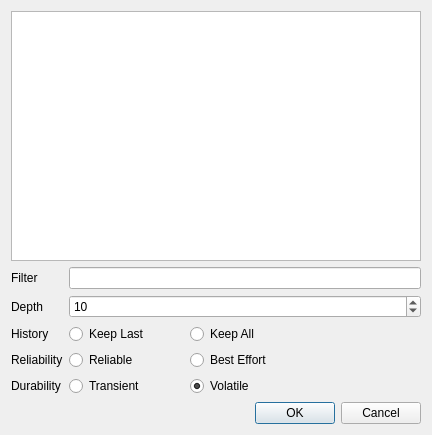
<?xml version="1.0" encoding="UTF-8"?>
<ui version="4.0">
 <class>TopicSelect</class>
 <widget class="QDialog" name="TopicSelect">
  <property name="geometry">
   <rect>
    <x>0</x>
    <y>0</y>
    <width>432</width>
    <height>435</height>
   </rect>
  </property>
  <property name="windowTitle">
   <string>Select Topic(s)</string>
  </property>
  <property name="modal">
   <bool>true</bool>
  </property>
  <layout class="QVBoxLayout" name="verticalLayout">
   <item>
    <widget class="QListWidget" name="topicList">
     <property name="sortingEnabled">
      <bool>true</bool>
     </property>
    </widget>
   </item>
   <item>
    <layout class="QFormLayout" name="formLayout">
     <property name="topMargin">
      <number>0</number>
     </property>
     <property name="bottomMargin">
      <number>0</number>
     </property>
     <item row="2" column="0">
      <widget class="QLabel" name="historyLabel">
       <property name="text">
        <string>History</string>
       </property>
      </widget>
     </item>
     <item row="2" column="1">
      <layout class="QHBoxLayout" name="historyHorizontalLayout">
       <property name="leftMargin">
        <number>0</number>
       </property>
       <item>
        <widget class="QRadioButton" name="historyKeepLastRadioButton">
         <property name="sizePolicy">
          <sizepolicy hsizetype="MinimumExpanding" vsizetype="Fixed">
           <horstretch>0</horstretch>
           <verstretch>0</verstretch>
          </sizepolicy>
         </property>
         <property name="text">
          <string>Keep Last</string>
         </property>
         <property name="checked">
          <bool>true</bool>
         </property>
        </widget>
       </item>
       <item>
        <widget class="QRadioButton" name="historyKeepAllRadioButton">
         <property name="sizePolicy">
          <sizepolicy hsizetype="MinimumExpanding" vsizetype="Fixed">
           <horstretch>0</horstretch>
           <verstretch>0</verstretch>
          </sizepolicy>
         </property>
         <property name="text">
          <string>Keep All</string>
         </property>
        </widget>
       </item>
       <item>
        <spacer name="historyHorizontalSpacer">
         <property name="orientation">
          <enum>Qt::Horizontal</enum>
         </property>
         <property name="sizeHint" stdset="0">
          <size>
           <width>40</width>
           <height>20</height>
          </size>
         </property>
        </spacer>
       </item>
      </layout>
     </item>
     <item row="3" column="0">
      <widget class="QLabel" name="reliabilityLabel">
       <property name="text">
        <string>Reliability</string>
       </property>
      </widget>
     </item>
     <item row="4" column="0">
      <widget class="QLabel" name="durabilityLabel">
       <property name="text">
        <string>Durability</string>
       </property>
      </widget>
     </item>
     <item row="3" column="1">
      <layout class="QHBoxLayout" name="reliabilityHorizontalLayout">
       <property name="leftMargin">
        <number>0</number>
       </property>
       <item>
        <widget class="QRadioButton" name="reliabilityReliableRadioButton">
         <property name="sizePolicy">
          <sizepolicy hsizetype="MinimumExpanding" vsizetype="Fixed">
           <horstretch>0</horstretch>
           <verstretch>0</verstretch>
          </sizepolicy>
         </property>
         <property name="text">
          <string>Reliable</string>
         </property>
         <property name="checked">
          <bool>true</bool>
         </property>
        </widget>
       </item>
       <item>
        <widget class="QRadioButton" name="reliabilityBestEffortRadioButton">
         <property name="sizePolicy">
          <sizepolicy hsizetype="MinimumExpanding" vsizetype="Fixed">
           <horstretch>0</horstretch>
           <verstretch>0</verstretch>
          </sizepolicy>
         </property>
         <property name="text">
          <string>Best Effort</string>
         </property>
        </widget>
       </item>
       <item>
        <spacer name="reliabilityHorizontalSpacer">
         <property name="orientation">
          <enum>Qt::Horizontal</enum>
         </property>
         <property name="sizeHint" stdset="0">
          <size>
           <width>40</width>
           <height>20</height>
          </size>
         </property>
        </spacer>
       </item>
      </layout>
     </item>
     <item row="4" column="1">
      <layout class="QHBoxLayout" name="durabilityHorizontalLayout">
       <property name="leftMargin">
        <number>0</number>
       </property>
       <item>
        <widget class="QRadioButton" name="durabilityTransientRadioButton">
         <property name="sizePolicy">
          <sizepolicy hsizetype="MinimumExpanding" vsizetype="Fixed">
           <horstretch>0</horstretch>
           <verstretch>0</verstretch>
          </sizepolicy>
         </property>
         <property name="text">
          <string>Transient</string>
         </property>
        </widget>
       </item>
       <item>
        <widget class="QRadioButton" name="durabilityVolatileRadioButton">
         <property name="sizePolicy">
          <sizepolicy hsizetype="MinimumExpanding" vsizetype="Fixed">
           <horstretch>0</horstretch>
           <verstretch>0</verstretch>
          </sizepolicy>
         </property>
         <property name="text">
          <string>Volatile</string>
         </property>
         <property name="checked">
          <bool>true</bool>
         </property>
        </widget>
       </item>
       <item>
        <spacer name="durabilityHorizontalSpacer">
         <property name="orientation">
          <enum>Qt::Horizontal</enum>
         </property>
         <property name="sizeHint" stdset="0">
          <size>
           <width>40</width>
           <height>20</height>
          </size>
         </property>
        </spacer>
       </item>
      </layout>
     </item>
     <item row="1" column="1">
      <widget class="QSpinBox" name="depthSpinBox">
       <property name="minimum">
        <number>1</number>
       </property>
       <property name="maximum">
        <number>100</number>
       </property>
       <property name="value">
        <number>10</number>
       </property>
      </widget>
     </item>
     <item row="1" column="0">
      <widget class="QLabel" name="depthLabel">
       <property name="text">
        <string>Depth</string>
       </property>
      </widget>
     </item>
     <item row="0" column="1">
      <widget class="QLineEdit" name="filterLineEdit"/>
     </item>
     <item row="0" column="0">
      <widget class="QLabel" name="filterLabel">
       <property name="text">
        <string>Filter</string>
       </property>
      </widget>
     </item>
    </layout>
   </item>
   <item>
    <widget class="QDialogButtonBox" name="acceptBox">
     <property name="orientation">
      <enum>Qt::Horizontal</enum>
     </property>
     <property name="standardButtons">
      <set>QDialogButtonBox::Cancel|QDialogButtonBox::Ok</set>
     </property>
    </widget>
   </item>
  </layout>
 </widget>
 <resources/>
 <connections>
  <connection>
   <sender>acceptBox</sender>
   <signal>accepted()</signal>
   <receiver>TopicSelect</receiver>
   <slot>accept()</slot>
   <hints>
    <hint type="sourcelabel">
     <x>306</x>
     <y>243</y>
    </hint>
    <hint type="destinationlabel">
     <x>157</x>
     <y>274</y>
    </hint>
   </hints>
  </connection>
  <connection>
   <sender>acceptBox</sender>
   <signal>rejected()</signal>
   <receiver>TopicSelect</receiver>
   <slot>reject()</slot>
   <hints>
    <hint type="sourcelabel">
     <x>316</x>
     <y>260</y>
    </hint>
    <hint type="destinationlabel">
     <x>286</x>
     <y>274</y>
    </hint>
   </hints>
  </connection>
 </connections>
</ui>
